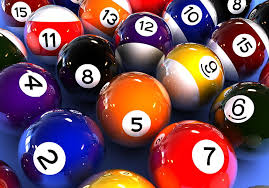
#> input picture D05.jpg, 269 x 188 px
$ jupyter execute '047(houghcircle).ipynb'
#> lines starting #> are read from the running program, lines starting #| are printed output that depends on the picture; after the words box and inside, x2 and y2 are one past the last pixel; in counts of white or black regions, pixels touching at a corner belong together
[cell 1]
import numpy as np
import cv2

[cell 2]
img = cv2.imread('D05.jpg')
#> img is the input picture: shape (188, 269, 3); mean B, G, R 92.5, 80, 120.9
gr = cv2.cvtColor(img,cv2.COLOR_BGR2GRAY)
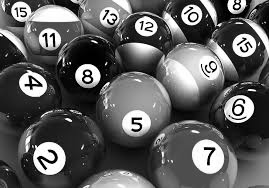
#> gr: shape (188, 269); min 0, max 255, mean 93.7
gr = cv2.medianBlur(gr,7)
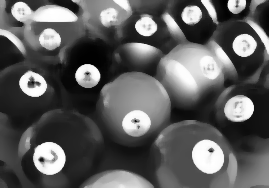
#> gr: shape (188, 269); min 0, max 255, mean 93.8

c = cv2.HoughCircles(gr, cv2.HOUGH_GRADIENT, dp=1, minDist=10,
                           param1=90, param2=50, minRadius=0, maxRadius=0)
#> c = [[135.5, 97.5, 48.5], [133.5, 107.5, 36.6], [146.5, 101.5, 38], [193.5, 69.5, 29.3]]

data = np.uint16(np.around(c))
#> data = [[136, 98, 48], [134, 108, 37], [146, 102, 38], [194, 70, 29]]

for (x,y,r) in data[0,:]:
    cv2.circle(img,(x,y),r,(0,0,255),3)
#> this loop made 4 passes
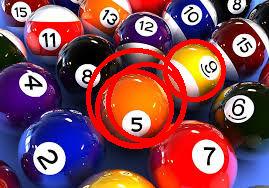
#> img: shape (188, 269, 3); 7.95% of pixels changed, all inside (x1, y1, x2, y2) = (86, 39, 226, 149)

cv2.imshow('img',img)
cv2.waitKey(0)
cv2.destroyAllWindows()

$ run again, with D01.jpg copied over D05.jpg
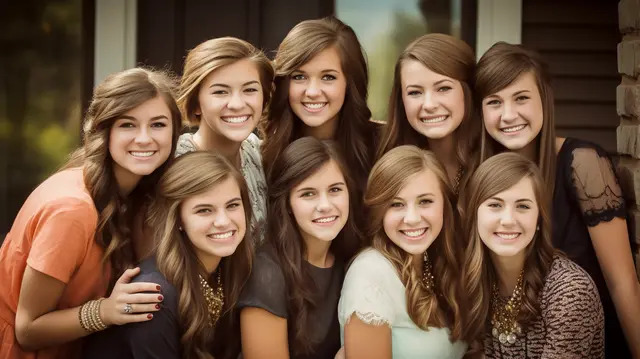
#> input picture D01.jpg, 640 x 359 px
#> img is the input picture: shape (359, 640, 3); mean B, G, R 60.6, 80.7, 108.2
#> `gr = cv2.medianBlur(gr,7)`:
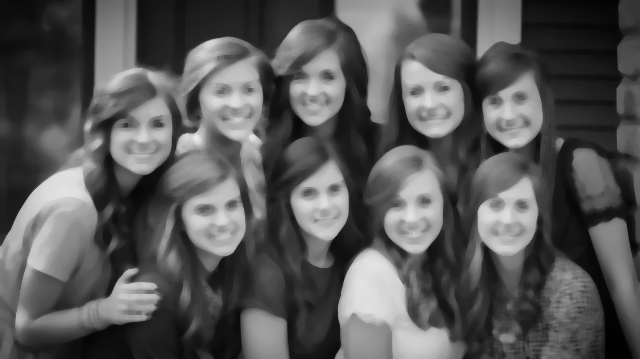
#> gr: shape (359, 640); min 1, max 233, mean 86.8
#> c = 218 rows, first 8: [309.5, 346.5, 295.8], [272.5, 336.5, 257.1], [267.5, 358.5, 289.2], [268.5, 346.5, 255.2], [259.5, 352.5, 251.1], [352.5, 220.5, 125.5], [222.5, 346.5, 217.1], [350.5, 181.5, 110.8]
#> data = 218 rows, first 8: [310, 346, 296], [272, 336, 257], [268, 358, 289], [268, 346, 255], [260, 352, 251], [352, 220, 126], [222, 346, 217], [350, 182, 111]
#> the loop `for (x,y,r) in data[0,:]:` made 218 passes
#> after the loop `for (x,y,r) in data[0,:]:`:
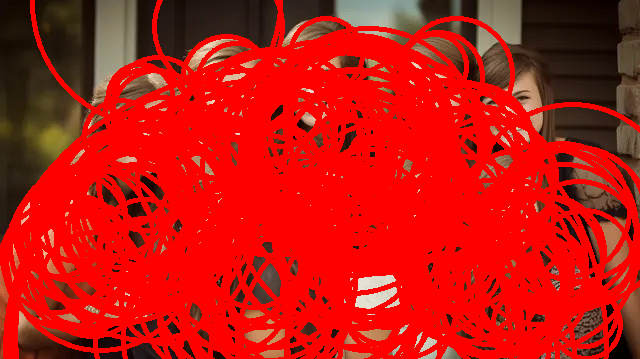
#> img: shape (359, 640, 3); mean B, G, R 15.5, 21.5, 195.3

$ run again, with D02.jpg copied over D05.jpg
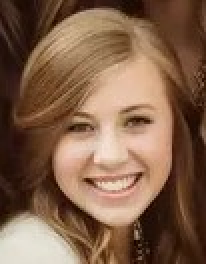
#> input picture D02.jpg, 103 x 132 px (shown 2 times larger)
#> img is the input picture: shape (132, 103, 3); mean B, G, R 73.4, 96.3, 128.9
#> `gr = cv2.cvtColor(img,cv2.COLOR_BGR2GRAY)`:
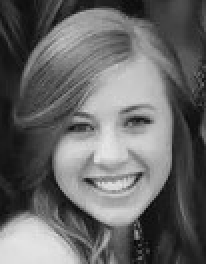
#> gr: shape (132, 103) (shown 2 times larger); min 6, max 229, mean 103.5
#> `gr = cv2.medianBlur(gr,7)`:
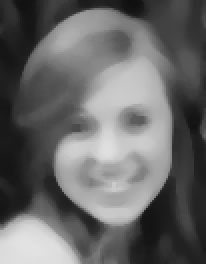
#> gr: shape (132, 103) (shown 2 times larger); min 15, max 226, mean 103.7
#> c = None

$ run again, with D03.jpg copied over D05.jpg
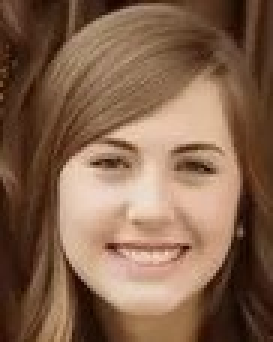
#> input picture D03.jpg, 91 x 114 px (shown 3 times larger)
#> img is the input picture: shape (114, 91, 3); mean B, G, R 76.5, 99.1, 131.5
#> `gr = cv2.cvtColor(img,cv2.COLOR_BGR2GRAY)`:
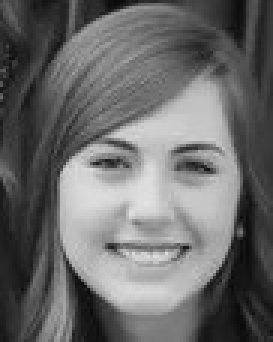
#> gr: shape (114, 91) (shown 3 times larger); min 10, max 227, mean 106.2
#> `gr = cv2.medianBlur(gr,7)`:
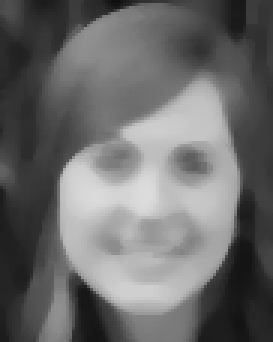
#> gr: shape (114, 91) (shown 3 times larger); min 15, max 220, mean 107
#> c = None
